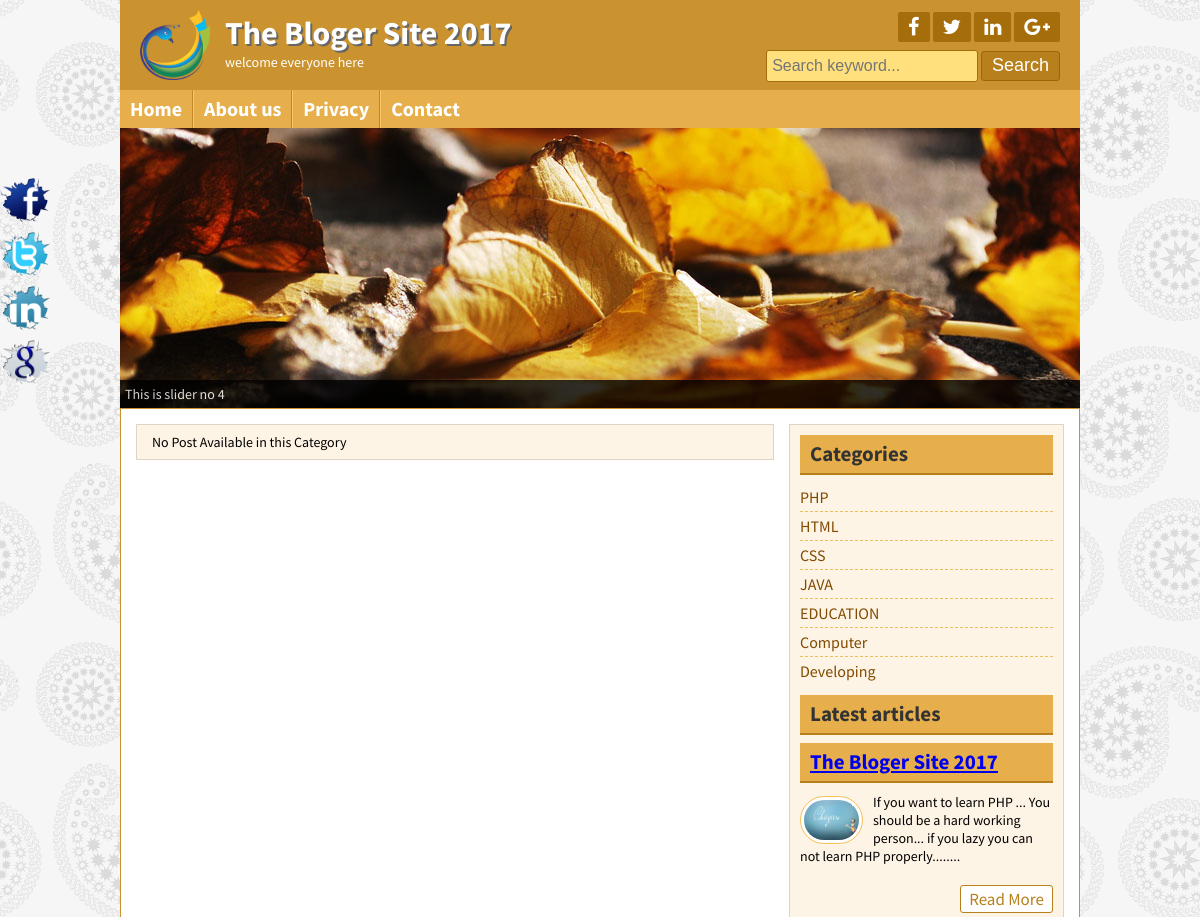
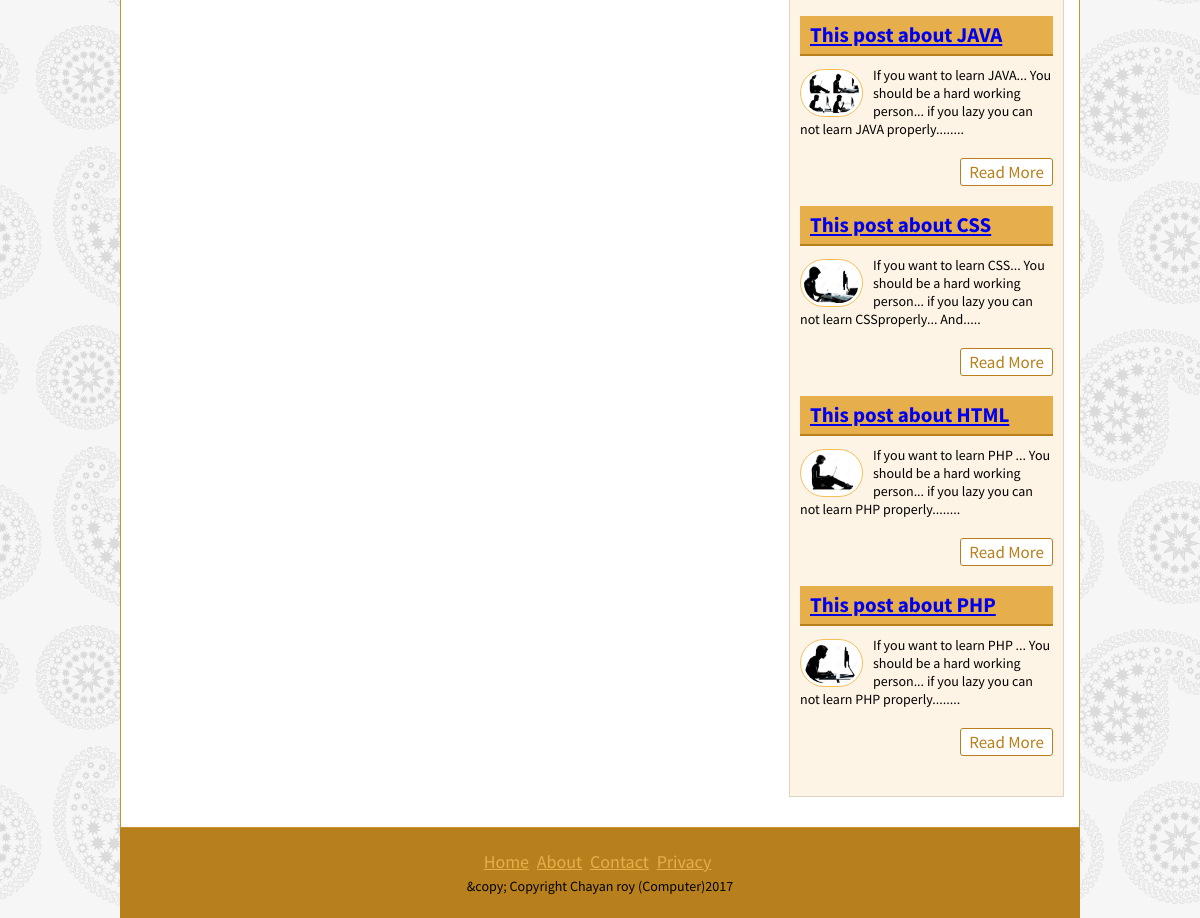
Page /postBycat.php?catId=7 on the committed database (2 pictures, top to bottom).
### tables this page shows
CREATE TABLE `title_slogan` (
  `id` int(11) NOT NULL,
  `title` varchar(255) NOT NULL,
  `slogan` varchar(255) NOT NULL,
  `logo` varchar(255) NOT NULL
);

CREATE TABLE `tbl_social` (
  `id` int(11) NOT NULL,
  `fb` varchar(255) NOT NULL,
  `tw` varchar(255) NOT NULL,
  `ln` varchar(255) NOT NULL,
  `gp` varchar(255) NOT NULL
);

CREATE TABLE `tbl_page` (
  `id` int(11) NOT NULL,
  `name` varchar(255) NOT NULL,
  `body` text NOT NULL
);

CREATE TABLE `tbl_category` (
  `id` int(5) NOT NULL,
  `name` varchar(50) NOT NULL
);

CREATE TABLE `tbl_post` (
  `id` int(11) NOT NULL,
  `cat` int(11) NOT NULL,
  `title` varchar(255) NOT NULL,
  `body` text NOT NULL,
  `image` varchar(255) NOT NULL,
  `author` varchar(50) NOT NULL,
  `tags` varchar(255) NOT NULL,
  `userid` int(11) NOT NULL,
  `date` timestamp NOT NULL DEFAULT CURRENT_TIMESTAMP
);

CREATE TABLE `tbl_footer` (
  `id` int(11) NOT NULL,
  `footer` varchar(255) NOT NULL
);

### lib/Database.php (called while the page is built, shortened)
<?php
Class Database{
	public $host   = DB_HOST;
	public $user   = DB_USER;
	public $pass   = DB_PASS;
	public $dbname = DB_NAME;
	public $link;
	private function connectDB(){
	$this->link = new mysqli($this->host, $this->user, $this->pass, $this->dbname);
 }
	public function select($query){
		$result = $this->link->query($query) or die($this->link->error.__LINE__);
		if($result->num_rows > 0){
			return $result;
		} else {
			return false;
		}
	}
}

### helpers/Format.php (called while the page is built, shortened)
<?php
	class Format
	{
		public function textShorten($body, $limit =400){
				$body = $body."";
				$body = substr($body, 0,$limit);
				$body = substr($body, 0,strrpos($body, ' '));
				$body = $body.".....";
				return $body;
		}
	}
 ?>

### inc/slider.php (the view)
<div class="slidersection templete clear">
        <div id="slider">
        	<?php
		  		$query = "SELECT * FROM tbl_slider order by id desc limit 5";
		  		$slider = $db->select($query);
		  		if ($slider) {
		  			while ($result= $slider->fetch_assoc()) {
			 ?>
            <a href="#"><img src="admin/<?php echo $result['image'] ?>" alt="nature 1" title="<?php echo $result['title'] ?>" /></a>
            <?php }} ?>
        </div>
</div>

### inc/header.php (shortened to what this page needs)
<?php include 'lib/Database.php'; ?>
<?php include 'helpers/Format.php'; ?>
<?php
				$fm = new Format();
			   	$db = new Database();
 ?>
<!DOCTYPE html>
<html>
<head>
	<link rel="stylesheet" href="font-awesome-4.5.0/css/font-awesome.css">
	<link rel="stylesheet" href="css/nivo-slider.css" type="text/css" media="screen" />
	<?php
              	$query = "SELECT * FROM tbl_theme WHERE id=1";
              	$theme = $db->select($query);
              	if ($theme) {
              		while ($result = $theme->fetch_assoc()) {
              	if ($result['name']=='green') {?>
              		 <link rel="stylesheet" href="green/style.css">
              <?php } if($result['name']=='default'){?>
              	<link rel="stylesheet" href="style.css">
             <?php }
             }
         }
      ?>
</head>
<body>
	<div class="headersection templete clear">
		<a href="index.php">
			<div class="logo">
			<?php
				$query = "SELECT * FROM title_slogan WHERE id=1";
				$TSL = $db->select($query);
				if ($TSL) {
					while($result= $TSL->fetch_assoc()){
			 ?>
				<img src="admin/<?php echo $result['logo'] ?>" alt="Logo"/>
				<h2><?php echo $result['title'] ?></h2>
				<p><?php echo $result['slogan'] ?></p>
				<?php }} ?>
			</div>
		</a>
		<div class="social clear">
			<div class="icon clear">
			 <?php
			 	$query = "SELECT * FROM tbl_social WHERE id=1";
			 	$social = $db->select($query);
			 	if ($social) {
			 		while ($result = $social->fetch_assoc()) {
			  ?>
				<a href="<?php echo $result['fb'] ?>" target="_blank"><i class="fa fa-facebook"></i></a>
				<a href="<?php echo $result['tw'] ?>" target="_blank"><i class="fa fa-twitter"></i></a>
				<a href="<?php echo $result['ln'] ?>" target="_blank"><i class="fa fa-linkedin"></i></a>
				<a href="<?php echo $result['gp'] ?>" target="_blank"><i class="fa fa-google-plus"></i></a>
				<?php }} ?>
			</div>
			<div class="searchbtn clear">
			<form action="search.php" method="GET">
				<input type="text" name="search" placeholder="Search keyword..."/>
				<input type="submit" name="submit" value="Search"/>
			</form>
			</div>
		</div>
	</div>
<div class="navsection templete">
	<ul>
		<?php
			$path = $_SERVER['SCRIPT_NAME'];
			$currentpage = basename($path, '.php');
		 ?>
		<li><a <?php if ($currentpage=='index') {echo "id='active'";}?> href="index.php">Home</a></li>
		<?php
               $query = "SELECT * FROM tbl_page";
                $page =$db->select($query);
                if ($page) {
                while ($result= $page->fetch_assoc()) {
                ?>
              <li><a
              		<?php
              			if (isset($_GET['pageid']) && $_GET['pageid']== $result['id']) {
              				echo "id='active'";
              			}
              		 ?>
                   href="page.php?pageid=<?php echo $result['id'] ?>"><?php echo $result['name'] ?></a></li>
                <?php }} ?>
		<li><a <?php if ($currentpage=='contact') {echo "id='active'";}?> href="contact.php">Contact</a></li>
	</ul>
</div>

### inc/sidebar.php
<div class="sidebar clear">
			<div class="samesidebar clear">
				<h2>Categories</h2>
				<?php
					$query = "SELECT * FROM tbl_category";
					$Category= $db->select($query);
					if ($Category) {
						while ($result = $Category->fetch_assoc()) {
				 ?>
					<ul>
						<li><a href="postBycat.php?catId=<?php echo $result['id'] ?>"><?php echo $result['name'] ?></a></li>
						<?php }} else{?>
						<li>NO Category Created</li>
						<?php } ?>
					</ul>
			</div>
			<div class="samesidebar clear">
				<h2>Latest articles</h2>
				<?php
					$query = "SELECT * FROM tbl_post order by id desc limit 5";
					$Lpost= $db->select($query);
					if ($Lpost) {
						while ($Lresult = $Lpost->fetch_assoc()) {
				 ?>
					<div class="popular clear">
						<h2><a href="post.php?id=<?php echo $Lresult['id'] ?>"><?php echo $Lresult['title'] ?></a>
						</h2>
						 <a href="post.php?id=<?php echo $Lresult['id']; ?>"><img src="admin/<?php echo $Lresult['image']; ?>" alt="post image"/></a>
						<p>
							<?php echo $fm->textShorten($Lresult['body'], 120) ?>
						</p>
						<div class="readmore clear">
							<a href="post.php?id=<?php echo $Lresult['id']; ?>">Read More</a>
						</div>
					</div>
					<?php }}else{header("Location:404.php");} ?>
			</div>
		</div>

### inc/footer.php (shortened to what this page needs)
<div class="footersection templete clear">
	  <div class="footermenu clear">
		<ul>
			<li><a href="index.php">Home</a></li>
			<li><a href="about.php">About</a></li>
			<li><a href="contact.php">Contact</a></li>
			<li><a href="#">Privacy</a></li>
		</ul>
	  </div>
	  <?php
	  	$query = "SELECT *FROM tbl_footer WHERE id=1";
	  	$copy = $db->select($query);
	  	if ($copy) {
	  		while ($result = $copy->fetch_assoc()) {
	   ?>
	  <p><?php echo $result['footer'] ?><?php echo date('Y') ?></p>
	  <?php }} ?>
	</div>
	<div class="fixedicon clear">
		 <?php
			 	$query = "SELECT * FROM tbl_social WHERE id=1";
			 	$social = $db->select($query);
			 	if ($social) {
			 		while ($result = $social->fetch_assoc()) {
		  ?>
		<a href="<?php echo $result['fb'] ?>"><img src="images/fb.png" alt="Facebook"/></a>
		<a href="<?php echo $result['tw'] ?>"><img src="images/tw.png" alt="Twitter"/></a>
		<a href="<?php echo $result['ln'] ?>"><img src="images/in.png" alt="LinkedIn"/></a>
		<a href="<?php echo $result['gp'] ?>"><img src="images/gl.png" alt="GooglePlus"/></a>
		<?php }} ?>
	</div>
</body>
</html>

### css/nivo-slider.css (style rules this page uses)
.nivoSlider { position:relative; }
.nivoSlider a.nivo-imageLink { position:absolute; top:0px; left:0px; width:100%; height:100%; border:0; padding:0; margin:0; z-index:60; display:none; }

### style.css (style rules this page uses)
* { margin:0;padding:0;outline:0 }
body { font-family: 'Source Sans Pro', sans-serif;font-size:14px;line-height:18px;color:#000;background:url(images/bg.png)repeat fixed 0 0 #fff; }
.templete { width:960px;margin:0 auto; }
.clear { overflow:hidden; }
input[type="text"], input[type="email"] { border: 1px solid #cfc5b6; border-radius: 3px; margin-bottom: 5px; padding: 5px; width: 300px; }
input[type="submit"] { background: #b7801c none repeat scroll 0 0; border: 1px solid #e6af4b; color: #fff; cursor: pointer; font-size: 20px; padding: 1px 10px; }
.headersection { background: #ca932f none repeat scroll 0 0; color: #fff; }
.logo { float: left; width: 580px; }
.logo img { float: left; margin-right: 15px; padding-bottom: 10px; padding-left: 20px; padding-top: 10px; width: 70px; }
.logo h2 { color: #fff; font-size: 32px; margin-bottom: 11px; margin-top: 24px; text-shadow: 2px 2px 0 #666; }
.logo p { color:#fff; }
.social { float: right; margin-right: 20px; margin-top: 12px; text-align: right; width: 360px; }
.icon { float: right; }
.icon a { background: #a56e0a none repeat scroll 0 0; border-radius: 2px; color: #fff; display: block; float: left; font-size: 20px; margin-left: 3px; padding: 5px 10px; }
.searchbtn { float: right; margin-top: 8px; }
.searchbtn input[type="text"] { border: 1px solid #A56E0A; width: 200px; background: #FFE07C; font-size: 16px; height: 20px; }
.searchbtn input[type="submit"] { border: 1px solid #9d6602; border-radius: 3px; font-size: 18px; height: 30px; padding-left: 10px; padding-right: 10px; padding-top: 0; cursor: pointer; }
.navsection { background: none repeat scroll 0 0 #e6af4b; min-height: 38px; }
.navsection ul { margin:0;padding:0;list-style:none; }
.navsection ul li { border-left: 1px solid #fdc662; border-right: 1px solid #c18a26; display: block; float: left; position:relative; }
.navsection ul li:first-child { border-left: 0px solid #fdc662; }
.navsection ul li:last-child { border-right: 0px solid #c18a26; }
.navsection ul li a { color: #fff; display: block; font-size: 20px; font-weight: bold; padding: 10px; text-decoration: none; }
.readmore { float: right; margin-top: 10px; }
.readmore a { background: #fff none repeat scroll 0 0; border: 1px solid #b7801c; border-radius: 3px; color: #b7801c; display: block; font-size: 17px; padding: 4px 8px; text-decoration: none; }
.sidebar { background: #fef4e5 none repeat scroll 0 0; border: 1px solid #ded4c5; float: right; margin-bottom: 15px; margin-top: 0; padding: 10px; width: 253px; }
.samesidebar { margin-bottom: 10px; }
.samesidebar h2 { background: #e6af4b none repeat scroll 0 0; border-bottom: 2px solid #b7801c; color: #333; margin-bottom: 8px; padding: 10px; }
.samesidebar ul { padding:0;margin:0;list-style:none; }
.samesidebar ul li { border-bottom: 1px dashed #e9c05c; font-size: 16px; padding: 5px 8px 5px 0; }
.samesidebar ul li:last-child { border-bottom: 0px dashed #e9c05c; }
.samesidebar ul li a { color: #814a00; text-decoration: none; }
.samesidebar p { margin-bottom: 10px; }
.popular { margin-bottom: 20px; }
.popular img { background: #fff none repeat scroll 0 0; border: 1px solid #f6bf5b; border-radius: 30px; float: left; height: 40px; margin-right: 10px; margin-top: 5px; padding: 3px; width: 55px; }
.footersection { height:90px;background:#B7801C;text-align:center }
.footermenu { margin-top: 25px; margin-bottom: 5px; }
.footermenu ul { padding:0;margin:0;list-style:none;text-align:center; }
.footermenu ul li { display:inline-block; }
.footermenu ul li a { color: #E6AF4B; font-size: 18px; margin-right: 5px; }
.fixedicon { left: 0; position: fixed; top: 175px; width: 60px; }
.fixedicon img { width: 50px; }

### rows in the picture
title_slogan: logo (picture), title "The Bloger Site 2017", slogan "welcome everyone here"
tbl_page: name "About us"
tbl_page: name "Privacy"
tbl_category: name "PHP"
tbl_category: name "HTML"
tbl_category: name "CSS"
tbl_category: name "JAVA"
tbl_category: name "EDUCATION"
tbl_category: name "Computer"
tbl_category: name "Developing"
tbl_post: title "The Bloger Site 2017", image (picture), body "If you want to learn PHP ... You should be a hard working person... if you lazy you can not learn PHP properly........"
tbl_post: title "This post about JAVA", image (picture), body "If you want to learn JAVA... You should be a hard working person... if you lazy you can not learn JAVA properly........"
tbl_post: title "This post about CSS", image (picture), body "If you want to learn CSS... You should be a hard working person... if you lazy you can not learn CSSproperly... And....."
tbl_post: title "This post about HTML", image (picture), body "If you want to learn PHP ... You should be a hard working person... if you lazy you can not learn PHP properly........"
tbl_post: title "This post about PHP", image (picture), body "If you want to learn PHP ... You should be a hard working person... if you lazy you can not learn PHP properly........"
tbl_footer: footer "&copy; Copyright Chayan roy (Computer)"
